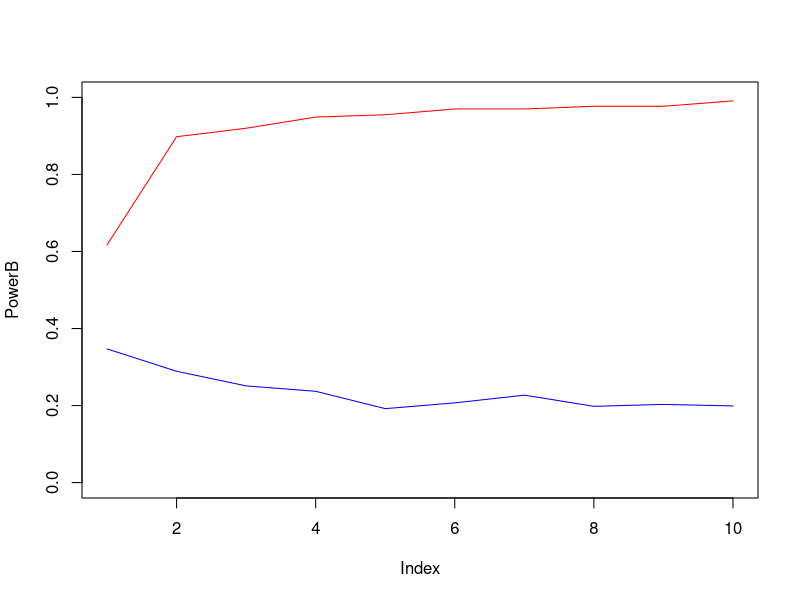

The R source for this figure:


p<-seq(from=100,by=500, to=5000);
l1<-length(p);
k<-1;

rep<-1000
DB<-rep(0,rep*l1);
DB<-matrix(DB, nrow=rep);
DC<-rep(0,rep*l1);
DC<-matrix(DC, nrow=rep);

  for(j in 1:l1)
    { mu<-rep(0, p[j]);
      #k<-floor((p[j])^(3/4));
      #mu[1:k]<-0.7;
      mu[1:k]<-0.75*log(p[j]);
       for (i in 1:rep)
      {
          X<-mu+rnorm(p[j]);
         DB[i,j]<-(max(abs(X))>qnorm(1-0.1/2/p[j]));
         DC[i,j]<-(sum(X^2)>qchisq(1-0.1,p[j]))
     }
}
     
PowerB<-apply(DB,2,'mean');
PowerC<-apply(DC,2,'mean');
plot(PowerB, type='l', ylim=c(0,1), col='red');
points(PowerC, type='l', col='blue')


